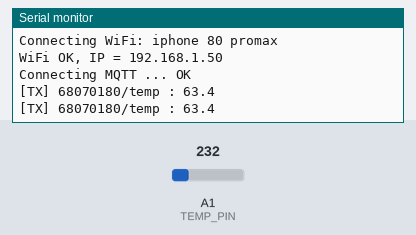
Simulated run of this sketch. Board: Arduino Uno R4 WiFi. Shown: the last lines printed to the serial monitor. Inputs (shaded band) come from the test bench; at power-on: A1 (TEMP_PIN) = 232. WiFi joins after 1.5 s; servers stay silent unless stated; random numbers use the default seed unless the sketch sets one; no MQTT or app messages arrive unless stated.

Above: at 2.7 s.
2.8 s: A1 (TEMP_PIN) set to 250
At 4.1 s:
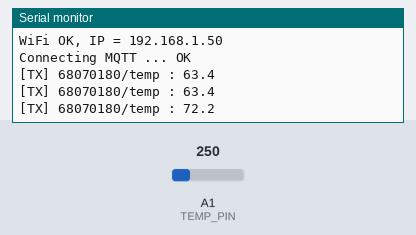
4.3 s: A1 (TEMP_PIN) set to 266
At 5.1 s:
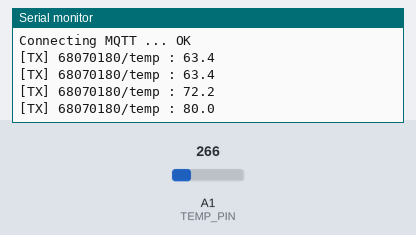
Timing chart, 0 to 7.3 s (numbered marks = the images above; inputs shaded):
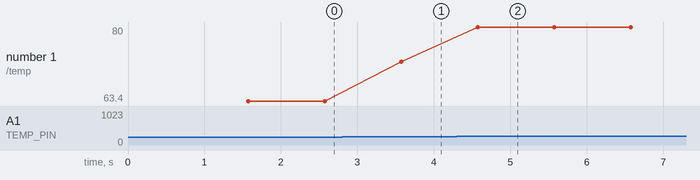

The sketch:

FINAL68_Q3_Temperature.ino
```cpp
// =====================================================================
// Final 68 ข้อ 3 : อุณหภูมิบนดาดฟ้า Marina Bay Sands (1 คะแนน)
// อ่านค่าเซ็นเซอร์วัดอุณหภูมิ แล้ว publish ไปที่ student_id/temp
//
// บอร์ด Arduino UNO R4 WiFi   ไลบรารี: MQTT (MQTTClient.h)
// วงจร MCP9700 (หันด้านแบนที่มีตัวหนังสือเข้าหาตัว):
//   ขาซ้าย VDD -> 5V, ขากลาง Vout -> A1, ขาขวา GND -> GND
// =====================================================================

#include <WiFiS3.h>
#include <MQTTClient.h>

// ===== แก้ตรงนี้ =====
const char WIFI_SSID[]  = "iphone 80 promax";
const char WIFI_PASSWORD[]  = "88888888";
const String STUDENT_ID = "68070180";           // <<< รหัสนักศึกษา

const char MQTT_BROKER_ADRRESS[] = "phycom.it.kmitl.ac.th";
// const char MQTT_BROKER_ADRRESS[] = "mqtt-dashboard.com";
// const char MQTT_BROKER_ADRRESS[] = "test.mosquitto.org";
const int   MQTT_PORT = 1883;

const int TEMP_PIN = A1;
// ชนิดเซ็นเซอร์: 1 = MCP9700 / TMP36 (0.5 V ที่ 0 °C)   2 = LM35 (0 V ที่ 0 °C)
const int SENSOR_TYPE = 1;

String TOPIC_TEMP;
WiFiClient network;
MQTTClient mqtt = MQTTClient(256);
unsigned long lastPub = 0;

float readTempC() {
  // เฉลี่ย 10 ครั้ง ค่าจะนิ่งขึ้น
  long sum = 0;
  for (int i = 0; i < 10; i++) { sum += analogRead(TEMP_PIN); delay(2); }
  float v = (sum / 10.0) * 5.0 / 1023.0;
  if (SENSOR_TYPE == 2) return v * 100.0;        // LM35: 10 mV/°C
  return (v - 0.5) / 0.01;                       // MCP9700: 0.5 V = 0 °C, 10 mV/°C
}

void connectWiFi() {
  Serial.print("Connecting WiFi: ");
  Serial.println(WIFI_SSID);
  while (WiFi.begin(WIFI_SSID, WIFI_PASSWORD) != WL_CONNECTED) { Serial.print("."); delay(3000); }
  while (WiFi.localIP() == IPAddress(0, 0, 0, 0)) delay(200);
  Serial.print("WiFi OK, IP = ");
  Serial.println(WiFi.localIP());
}

void connectToMQTT() {
  while (!mqtt.connected()) {
    String clientId = "r4-" + STUDENT_ID + "-" + String(random(0xFFFF), HEX);
    Serial.print("Connecting MQTT ... ");
    if (mqtt.connect(clientId.c_str())) {
      Serial.println("OK");
    } else {
      Serial.print("fail err=");
      Serial.print(mqtt.lastError()); Serial.print(" rc="); Serial.println(mqtt.returnCode());
      delay(2000);
    }
  }
}

void setup() {
  Serial.begin(9600);
  TOPIC_TEMP = STUDENT_ID + "/temp";
  connectWiFi();
  randomSeed(micros());
  mqtt.begin(MQTT_BROKER_ADRRESS, MQTT_PORT, network);
  connectToMQTT();
}

void loop() {
  if (WiFi.status() != WL_CONNECTED) connectWiFi();
  if (!mqtt.connected()) connectToMQTT();
  mqtt.loop();

  if (millis() - lastPub >= 1000) {              // ส่งทุก 1 วินาที
    lastPub = millis();
    float t = readTempC();
    String payload = String(t, 1);               // เช่น "27.4"
    mqtt.publish(TOPIC_TEMP.c_str(), payload.c_str());
    Serial.print("[TX] ");
    Serial.print(TOPIC_TEMP);
    Serial.print(" : ");
    Serial.println(payload);
  }
}
```

Measured:
- after the input at 2.8 s, the serial monitor: prints a new line after 0.77 s (image 1)
- after the input at 4.3 s, the serial monitor: prints a new line after 0.28 s (image 2)
- plotted number 1: 63.4 → 72.2 after the input at 2.8 s, 72.2 → 80 after the input at 4.3 s
